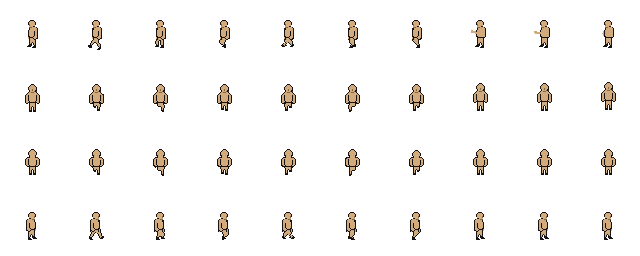
#> input picture assets/temp/rpgm_character/rpgm_body_sheet.png, 640 x 256 px
$ python gen_rpgm_player.py
#> lines starting #> are read from the running program, lines starting #| are printed output that depends on the picture
import os
from PIL import Image, ImageOps

ROOT = os.path.dirname(os.path.dirname(os.path.abspath(__file__)))
SRC = os.path.join(ROOT, "assets", "temp", "rpgm_character")
OUT = os.path.join(SRC, "outfits")
FRAMES_OUT = os.path.join(ROOT, "scenes", "characters", "player", "rpgm_body_frames.tres")
BODY_RES = "res://assets/temp/rpgm_character/rpgm_body_sheet.png"
FRAMES_UID = "uid://dg4d1sv3fl8jg"
BODY_UID = "uid://cfs7ybi7k406j"

CELL = 64
DIRS = ["left", "down", "up", "right"]

ANIMS = [
    ("idle", [0], None, True, 8.0),
    ("walk", [1, 2, 3, 4, 5, 6], None, True, 10.0),
    ("swing", {"left": [7, 8, 9, 9], "right": [7, 8, 9, 9], "down": [7, 8, 9, 9, 0], "up": [7, 8, 9, 9, 0]},
        {"left": [1, 1, 1.7, 1.3], "right": [1, 1, 1.7, 1.3], "down": [1, 1, 1.7, 1.3, 3], "up": [1, 1, 1.7, 1.3, 3]}, False, 10.0),
    ("water", [7, 8], [1, 4], False, 10.0),
    ("sickle", [7, 8, 9], [1, 1, 2], False, 10.0),
    ("shoot", [0, 0], [0.5, 1], False, 10.0),
]


def hexc(s):
    s = s.lstrip("#")
    return (int(s[0:2], 16), int(s[2:4], 16), int(s[4:6], 16), 255)


OUTFITS = {
    "hair": [
        {},
        {"ece2e2": "9696a0", "323131": "5f5f69", "141414": "14191d"},
        {"ece2e2": "9696a0", "323131": "5f5f69", "141414": "5f5f69", "clip": True},
    ],
    "shirt": [
        ("7c281b", "561c14"),
        ("58623a", "4e5834"),
    ],
    "pants": [
        ("10313f", "0b2430"),
        ("3e5496", "2f4075"),
        ("545e3a", "40482c"),
    ],
    "shoes": [
        ("141414", "141414"),
        ("463c36", "141414"),
    ],
}

SLEEVE_Y = (29, 32)
TORSO_Y = (33, 37)
LEG_TOP = 38
LEG_MIN_BOTTOM = 42
FOOT_TOP = 44


def recolor(src, body, spec):
    out = src.copy()
    table = {hexc(k): hexc(v) for k, v in spec.items() if k != "clip"}
    px = out.load()
    bpx = body.load()
    for y in range(out.height):
        for x in range(out.width):
            p = px[x, y]
            if p[3] == 0:
                continue
            if spec.get("clip") and bpx[x, y][3] == 0:
                px[x, y] = (0, 0, 0, 0)
                continue
            if p in table:
                px[x, y] = table[p]
    return out


INK = (20, 20, 20, 255)
SKIN = (210, 170, 123, 255)
ATTACK_COLS = [7, 8, 9]
ARMS = {
    "down": {
        "erase": [(x, y) for x in range(25, 28) for y in range(31, 40)],
        "seam": [(28, y) for y in range(31, 39)],
        "swing": {7: ((26, 30), (26, 23)), 8: ((27, 29), (28, 18)), 9: ((26, 31), (24, 38))},
    },
    "up": {
        "erase": [(x, y) for x in range(37, 40) for y in range(31, 38)] + [(38, 38), (39, 38)],
        "seam": [(36, y) for y in range(32, 38)],
        "swing": {7: ((37, 30), (37, 23)), 8: ((36, 29), (35, 18)), 9: None},
    },
}


def cell_box(col, row):
    return (col * CELL, row * CELL, col * CELL + CELL, row * CELL + CELL)


def arm_mask(start, end):
    mask = set()
    steps = max(abs(end[0] - start[0]), abs(end[1] - start[1]), 1)
    for i in range(steps + 1):
        x = round(start[0] + (end[0] - start[0]) * i / steps)
        y = round(start[1] + (end[1] - start[1]) * i / steps)
        mask.update({(x, y), (x + 1, y)})
    mask.update({(end[0], end[1] - 1), (end[0] + 1, end[1] - 1)})
    return mask


def draw_arm(px, start, end):
    mask = arm_mask(start, end)
    for x, y in mask:
        for dx in (-1, 0, 1):
            for dy in (-1, 0, 1):
                n = (x + dx, y + dy)
                if n in mask:
                    continue
                if abs(n[0] - start[0]) <= 1 and n[1] >= start[1] - 1 and px[n][3] > 0:
                    continue
                px[n] = INK
    for p in mask:
        px[p] = SKIN


def build_attack_arms():
    path = os.path.join(SRC, "rpgm_body_sheet.png")
    body = Image.open(path).convert("RGBA")
#> body is the input picture: PIL image 640x256 RGBA; mean R, G, B, A 8, 6.6, 4.9, 14.9
    for d, spec in ARMS.items():
        row = DIRS.index(d)
        for col in ATTACK_COLS:
            cell = body.crop(cell_box(0, row))
            px = cell.load()
            for p in spec["erase"]:
                px[p] = (0, 0, 0, 0)
            for p in spec["seam"]:
                if px[p][3] > 0:
                    px[p] = INK
            if spec["swing"][col]:
                draw_arm(px, *spec["swing"][col])
            body.paste(cell, cell_box(col, row)[:2])
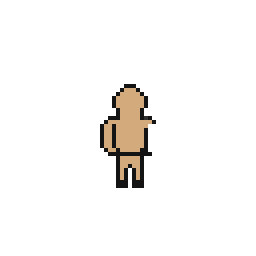
#> cell: PIL image 64x64 RGBA (shown 4 times larger); mean R, G, B, A 7.5, 6.1, 4.6, 14; transparent parts drawn white
    left, right = DIRS.index("left"), DIRS.index("right")
    for col in ATTACK_COLS:
        body.paste(ImageOps.mirror(body.crop(cell_box(col, left))), cell_box(col, right)[:2])
    body.save(path)


def is_ink(p):
    return p[3] > 0 and p[:3] == INK[:3]


def is_flesh(p):
    return p[3] > 0 and not is_ink(p)


def flood(px, seeds, ok):
    seen = set()
    stack = [q for q in seeds if ok(q)]
    while stack:
        q = stack.pop()
        if q in seen:
            continue
        seen.add(q)
        x, y = q
        for n in ((x + 1, y), (x - 1, y), (x, y + 1), (x, y - 1)):
            if 0 <= n[0] < CELL and 0 <= n[1] < CELL and n not in seen and ok(n):
                stack.append(n)
    return seen


def shirt_mask(px, span):
    x0, x1 = span
    sleeves = {(x, y) for x in range(x0, x1) for y in range(SLEEVE_Y[0], SLEEVE_Y[1] + 1) if is_flesh(px[x, y])}
    in_torso = lambda q: TORSO_Y[0] <= q[1] <= TORSO_Y[1] and is_flesh(px[q])
    mid = (x0 + x1) // 2
    seeds = [(mid + dx, TORSO_Y[0]) for dx in (0, -1, 1, -2, 2)]
    return sleeves | flood(px, seeds, in_torso)


def leg_components(px):
    legs = set()
    seen = set()
    below = lambda q: q[1] >= LEG_TOP and is_flesh(px[q])
    for y in range(LEG_TOP, CELL):
        for x in range(CELL):
            if (x, y) in seen or not below((x, y)):
                continue
            comp = flood(px, [(x, y)], below)
            seen |= comp
            if max(q[1] for q in comp) >= LEG_MIN_BOTTOM:
                legs |= comp
    return legs


def feet_mask(px, legs):
    feet = {(x, y) for x in range(CELL) for y in range(FOOT_TOP, CELL) if is_ink(px[x, y])}
    soles = set()
    for x in {q[0] for q in feet}:
        soles.add((x, max(q[1] for q in feet if q[0] == x)))
    return feet - soles, soles


def paint(cell_px, mask, base, shade, px):
    for q in mask:
        x, y = q
        edge = any(not (0 <= n[0] < CELL) or n not in mask and (px[n][3] == 0 or is_ink(px[n]))
            for n in ((x - 1, y), (x + 1, y)))
        cell_px[q] = shade if edge else base


def outfit_cell(body_cell, part, colors, span):
    px = body_cell.load()
    out = Image.new("RGBA", (CELL, CELL), (0, 0, 0, 0))
    opx = out.load()
    base, shade = hexc(colors[0]), hexc(colors[1])
    if part == "shirt":
        paint(opx, shirt_mask(px, span), base, shade, px)
    elif part == "pants":
        paint(opx, leg_components(px), base, shade, px)
    elif part == "shoes":
        top, soles = feet_mask(px, leg_components(px))
        for q in top:
            opx[q] = base
        for q in soles:
            opx[q] = shade
    return out


def body_spans(body):
    return [body.crop(cell_box(0, row)).getbbox()[0::2] for row in range(len(DIRS))]


def head_top(cell, x):
    px = cell.load()
    return next(y for y in range(CELL) if px[x, y][3] > 0)


def hair_sheet(body):
    src = Image.open(os.path.join(SRC, "parts", "rpgm_hair_sheet.png")).convert("RGBA")
    cols = body.width // CELL
    out = Image.new("RGBA", body.size, (0, 0, 0, 0))
    for row in range(len(DIRS)):
        idle_cell = body.crop(cell_box(0, row))
        x0, _, x1, _ = idle_cell.getbbox()
        mid = (x0 + x1) // 2
        idle = idle_cell.load()
        for col in range(cols):
            pose_cell = body.crop(cell_box(col, row))
            dy = head_top(pose_cell, mid) - head_top(idle_cell, mid)
            cell = Image.new("RGBA", (CELL, CELL), (0, 0, 0, 0))
            cell.paste(src.crop(cell_box(0, row)), (0, dy))
            if col in ATTACK_COLS:
                px = cell.load()
                pose = pose_cell.load()
                for y in range(CELL):
                    for x in range(CELL):
                        if pose[x, y][3] > 0 and pose[x, y] != idle[x, y]:
                            px[x, y] = (0, 0, 0, 0)
            out.paste(cell, cell_box(col, row)[:2])
    return out


def build_outfits():
    os.makedirs(OUT, exist_ok=True)
    body = Image.open(os.path.join(SRC, "rpgm_body_sheet.png")).convert("RGBA")
    cols, rows = body.width // CELL, body.height // CELL
#> cols = 10; rows = 4
    spans = body_spans(body)
#> spans = [(27, 38), (25, 40), (25, 40), (26, 37)]
    for part, variants in OUTFITS.items():
        sheet = Image.new("RGBA", (body.width, body.height * len(variants)), (0, 0, 0, 0))
#> sheet: PIL image 640x768 RGBA; every value is 0
        if part == "hair":
            hair = hair_sheet(body)
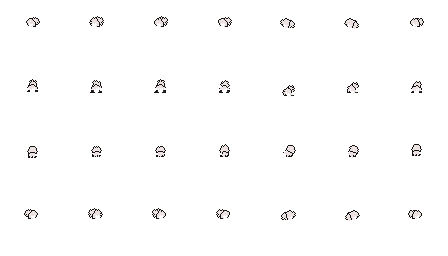
#> input picture assets/temp/rpgm_character/parts/rpgm_hair_sheet.png, 448 x 256 px
#> in hair_sheet, src is the input picture: PIL image 448x256 RGBA; mean R, G, B, A 3.4, 3.2, 3.2, 5.8
#> in hair_sheet, `out = Image.new("RGBA", body.size, (0, 0, 0, 0))`: out: PIL image 640x256 RGBA; every value is 0
#> the loop in hair_sheet, `for row in range(len(DIRS)):` made 4 passes
#> (x0, x1, mid) on passes 1 to 4: (27, 38, 32), (25, 40, 32), (25, 40, 32), (26, 37, 31)
#> pass 1, in hair_sheet, `idle_cell = body.crop(cell_box(0, row))`:
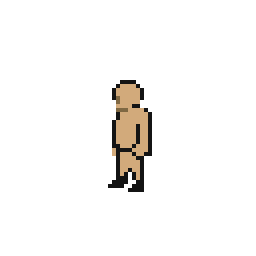
#> idle_cell: PIL image 64x64 RGBA (shown 4 times larger); mean R, G, B, A 7.2, 5.9, 4.4, 13.6; transparent parts drawn white
#> after the loop in hair_sheet, `for row in range(len(DIRS)):`:
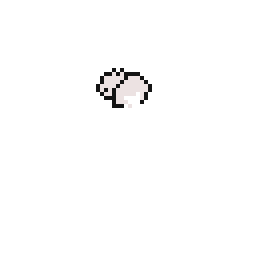
#> cell: PIL image 64x64 RGBA (shown 4 times larger); mean R, G, B, A 3.3, 3.2, 3.2, 5.5; transparent parts drawn white
#> after the loop in hair_sheet, `for row in range(len(DIRS)):`:
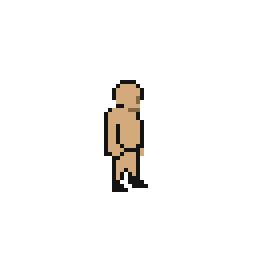
#> idle_cell: PIL image 64x64 RGBA (shown 4 times larger); mean R, G, B, A 7.2, 5.9, 4.4, 13.6; transparent parts drawn white
#> after the loop in hair_sheet, `for row in range(len(DIRS)):`:
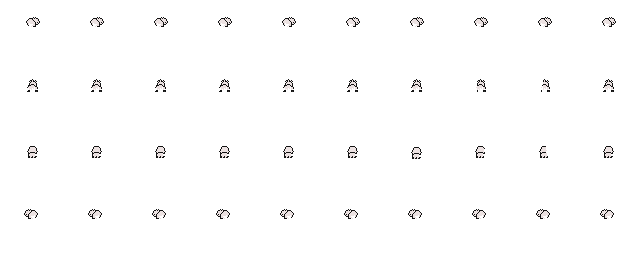
#> out: PIL image 640x256 RGBA; mean R, G, B, A 3.2, 3.1, 3.1, 5.5; transparent parts drawn white
            for i, spec in enumerate(variants):
                sheet.alpha_composite(recolor(hair, body, spec), (0, i * body.height))
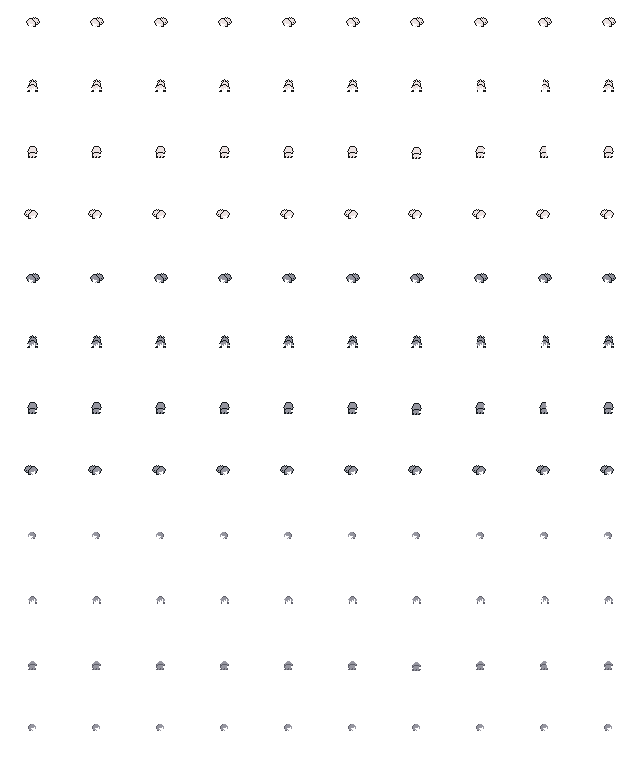
#> sheet: PIL image 640x768 RGBA; mean R, G, B, A 2.2, 2.2, 2.3, 4.6; transparent parts drawn white
        else:
            for i, colors in enumerate(variants):
                for row in range(rows):
                    for col in range(cols):
                        cell = outfit_cell(body.crop(cell_box(col, row)), part, colors, spans[row])
                        sheet.alpha_composite(cell, (col * CELL, i * body.height + row * CELL))
        sheet.save(os.path.join(OUT, "%s.png" % part))


def build_frames():
    subs = []
    anims = []
    seen = {}
    for dir_i, d in enumerate(DIRS):
        for act, cols, durs, loop, speed in ANIMS:
            c = cols[d] if isinstance(cols, dict) else cols
            du = durs[d] if isinstance(durs, dict) else durs
            frames = []
            for i, col in enumerate(c):
                key = "r%dc%d" % (dir_i, col)
                if key not in seen:
                    seen[key] = True
                    subs.append('[sub_resource type="AtlasTexture" id="AtlasTexture_%s"]\natlas = ExtResource("1_body")\nregion = Rect2(%d, %d, %d, %d)\n'
                        % (key, col * CELL, dir_i * CELL, CELL, CELL))
                frames.append('{\n"duration": %s,\n"texture": SubResource("AtlasTexture_%s")\n}' % (float(du[i]) if du else 1.0, key))
            anims.append('{\n"frames": [%s],\n"loop": %s,\n"name": &"%s_%s",\n"speed": %s\n}'
                % (", ".join(frames), "true" if loop else "false", act, d, speed))
    text = '[gd_resource type="SpriteFrames" format=3 uid="%s"]\n\n' % FRAMES_UID
    text += '[ext_resource type="Texture2D" uid="%s" path="%s" id="1_body"]\n\n' % (BODY_UID, BODY_RES)
    text += "\n".join(subs)
    text += "\n[resource]\nanimations = [%s]\n" % ", ".join(anims)
    with open(FRAMES_OUT, "w", encoding="utf-8", newline="\n") as f:
        f.write(text)


if __name__ == "__main__":
    build_attack_arms()
    build_outfits()
    build_frames()
